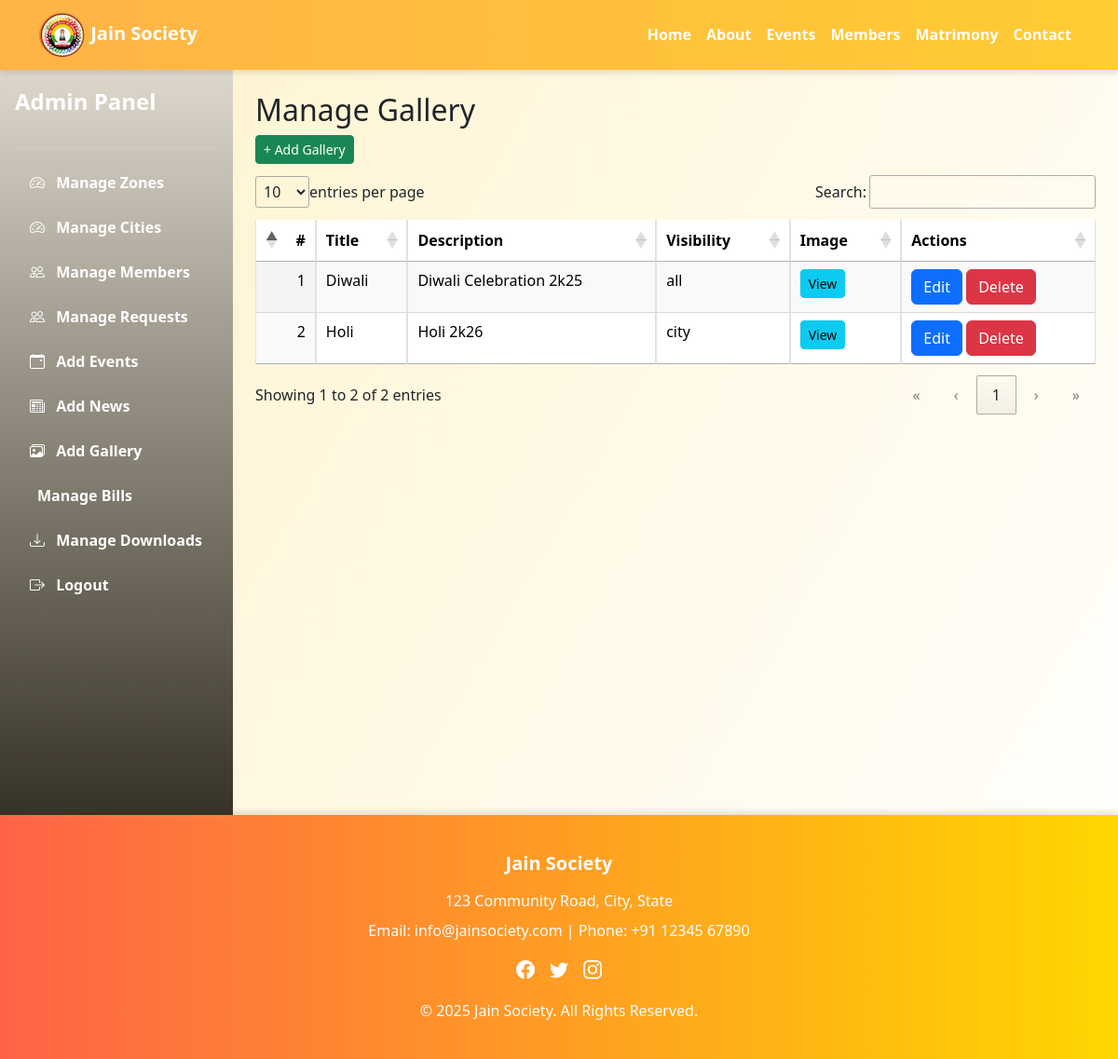
The app's page /manage_gallery.php (signed in), older data.
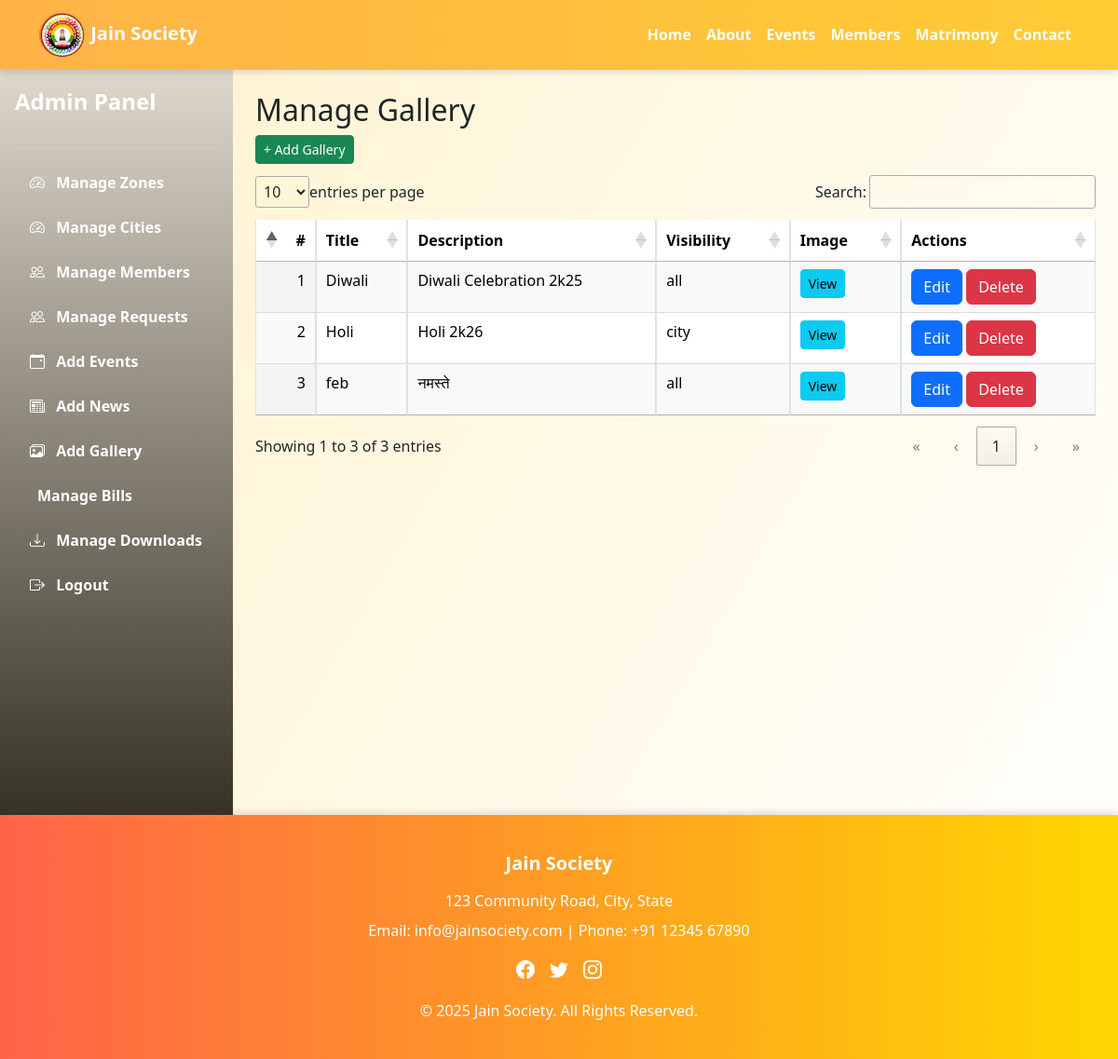
The same page, newer data.
### tables this page shows
CREATE TABLE IF NOT EXISTS `gallery` (
  `gallery_id` int NOT NULL AUTO_INCREMENT,
  `title` varchar(255) DEFAULT NULL,
  `description` text,
  `visibility_type` enum('all','zone','city','member') DEFAULT NULL,
  `zone_id` int DEFAULT NULL,
  `city_id` int DEFAULT NULL,
  `member_id` int DEFAULT NULL,
  `image` varchar(255) DEFAULT NULL,
  `created_at` datetime DEFAULT CURRENT_TIMESTAMP,
  PRIMARY KEY (`gallery_id`)
);

### manage_gallery.php (the view, shortened to what this page needs)
<?php
if(isset($_SESSION["uname"]) && $_SESSION["utype"]=='admin') {
    include("header.php");
    include("connectdb.php");
?>
<main>
<div class="d-flex">
    <?php include('adminDashboard.php'); ?>
    <div class="flex-grow-1 p-4">
        <h2>Manage Gallery</h2>
                    <a href="gallery_form.php" class="btn btn-success btn-sm">+ Add Gallery</a>
        <table id="myTable" class="display table table-bordered table-striped" style="width:100%">
            <thead>
                <tr>
                    <th>#</th>
                    <th>Title</th>
                    <th>Description</th>
                    <th>Visibility</th>
                    <th>Image</th>
                    <th>Actions</th>
                </tr>
            </thead>
            <tbody>
                <?php
                $i=0;
                $query = "SELECT * FROM gallery";
                $result = mysqli_query($con, $query);
                while($row = mysqli_fetch_assoc($result)) { $i++;?>
                    <tr>
                        <td><?= $i ?></td>
                        <td><?= htmlspecialchars($row['title']) ?></td>
                        <td><?= htmlspecialchars($row['description']) ?></td>
                        <td><?= $row['visibility_type'] ?></td>
                        <td>
                            <?php if($row['image']) { ?>
                                <button class="btn btn-sm btn-info viewImageBtn" data-src="upload/gallery/<?= $row['image'] ?>">View</button>
                            <?php } else { echo "No Image"; } ?>
                        </td>
                        <td>
                            <button class="editBtn btn btn-primary" data-id="<?= $row['gallery_id'] ?>">Edit</button>
                            <button class="deleteBtn btn btn-danger" data-id="<?= $row['gallery_id'] ?>">Delete</button>
                        </td>
                    </tr>
                <?php } ?>
            </tbody>
        </table>
    </div>
</div>
</main>
<link rel="stylesheet" href="https://cdn.datatables.net/1.13.6/css/jquery.dataTables.min.css">
<?php
include("footer.php");
} else {
    include("index.php");
}
?>

Row changes from the older to the newer data that the page shows:
added gallery: title "feb", description "नमस्ते", visibility_type "all"
Text that changed along with them:
text written by a page script: "entries per page Search: Showing 1 to 2 of 2 entries « ‹ 1 › »" → "entries per page Search: Showing 1 to 3 of 3 entries « ‹ 1 › »"
